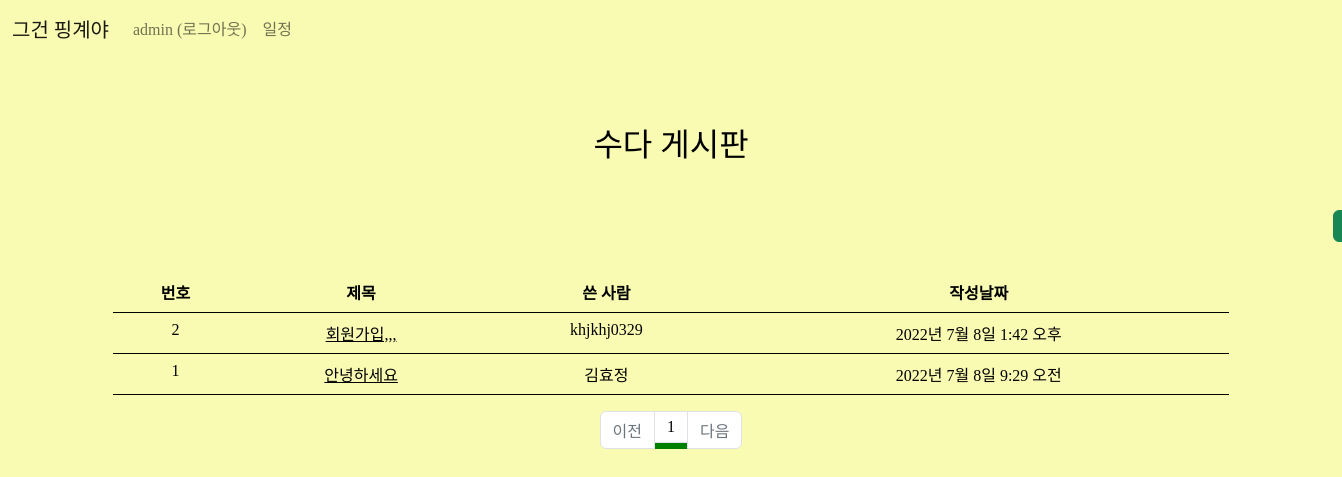
The app's page / (signed in) with its own data.
### excuse/models.py (models this page shows, shortened)
class Excuse(models.Model):
    author = models.ForeignKey(User, on_delete=models.CASCADE)
    subject = models.CharField(max_length=200)
    content = models.TextField()
    create_date = models.DateTimeField()
    modify_date = models.DateTimeField(null=True, blank=True)

### excuse/views.py (the view)
# urls.py: path('', views.index, name='index'),
def index(request):
    page = request.GET.get('page', '1')  # 페이지
    question_list = Excuse.objects.order_by('-create_date')
    paginator = Paginator(question_list, 10)  # 페이지당 10개씩 보여주기
    page_obj = paginator.get_page(page)
    context = {'question_list': page_obj}
    return render(request, 'excuse/excuse_list.html', context)

### excuse/templatetags/pybo_filter.py (called while the page is built)
@register.filter
def sub(value, arg):
    return value - arg

### templates/excuse/excuse_list.html (shortened to what this page needs)
{% extends 'base.html' %}
{% block content %}
    {% load pybo_filter %}
{% load static %}
<link rel="stylesheet" href="{% static 'css/list.css' %}">
<h2>수다 게시판</h2>
<div class="container my-3">
<a id="create" href="{% url 'excuse:excuse_create' %}" class="btn btn-success">
    </a>
    <table class="table">
        <thead>
        <tr class="text-center table-white">
            <th>번호</th>
            <th>제목</th>
            <th>쓴 사람</th>
            <th>작성날짜</th>
        </tr>
        </thead>
        <tbody>
        {% if question_list %}
        {% for question in question_list %}
        <tr class="text-center">
            <td>
                {{ question_list.paginator.count|sub:question_list.start_index|sub:forloop.counter0|add:1 }}
            </td>
            <td class="text-center">
                <a href="{% url 'excuse:detail' question.id %}">{{ question.subject }}</a>
            </td>
            <td>{{ question.author.username }}</td>
            <td>{{ question.create_date }}</td>
        </tr>
        {% endfor %}
        {% else %}
        <tr>
            <td colspan="4">질문이 없어욥.</td>
        </tr>
        {% endif %}
        </tbody>
    </table>
    <ul class="pagination justify-content-center">
        {% if question_list.has_previous %}
        <li class="page-item">
            <a class="page-link" href="?page={{ question_list.previous_page_number }}">이전</a>
        </li>
        {% else %}
        <li class="page-item disabled">
            <a class="page-link" tabindex="-1" aria-disabled="true" href="#">이전</a>
        </li>
        {% endif %}
        {% for page_number in question_list.paginator.page_range %}
        {% if page_number >= question_list.number|add:-5 and page_number <= question_list.number|add:5 %}
        {% if page_number == question_list.number %}
        <li class="page-item" style="background-color: green" aria-current="page">
            <a class="page-link" href="?page={{ page_number }}">{{ page_number }}</a>
        </li>
        {% else %}
        <li class="page-item">
            <a class="page-link" href="?page={{ page_number }}">{{ page_number }}</a>
        </li>
        {% endif %}
        {% endif %}
        {% endfor %}
        {% if question_list.has_next %}
        <li class="page-item">
            <a class="page-link" href="?page={{ question_list.next_page_number }}">다음</a>
        </li>
        {% else %}
        <li class="page-item disabled">
            <a class="page-link" tabindex="-1" aria-disabled="true" href="#">다음</a>
        </li>
        {% endif %}
    </ul>
</div>
{% endblock %}

### templates/navbar.html (shortened to what this page needs)
<nav class="navbar navbar-expand-lg navbar-light bg-light border-bottom">
    <div class="container-fluid">
        <a class="navbar-brand" href="{% url 'excuse:index' %}">그건 핑계야</a>
        <div class="collapse navbar-collapse" id="navbarSupportedContent">
            <ul class="navbar-nav">
                <li class="nav-item">
                    {% if user.is_authenticated %}
                    <a class="nav-link" href="{% url 'common:logout' %}">{{ user.username }} (로그아웃)</a>
                    {% else %}
                    <a class="nav-link" href="{% url 'common:login' %}">로그인</a>
                    {% endif %}
                </li>
                <li>
                    <a class="nav-link" href="{% url 'calendar:calendar' %}">일정</a>
                </li>
            </ul>
        </div>
    </div>
</nav>

### static/css/list.css (style rules this page uses)
body { background-color: #F9FBB2; }
h2 { text-align: center; margin-top: 70px; }
#create { width: 70px; font-size: 12px; margin-left: 1220px; margin-bottom: 30px; margin-top: 30px; }

### records on screen
Excuse: paginator.count|sub "2", subject "회원가입,,,", author.username "khjkhj0329", create_date "2022년 7월 8일 1:42 오후"
Excuse: paginator.count|sub "1", subject "안녕하세요", author.username "김효정", create_date "2022년 7월 8일 9:29 오전"

### other values on screen
{{ user.username }} "admin"
{{ page_number }} "1"
